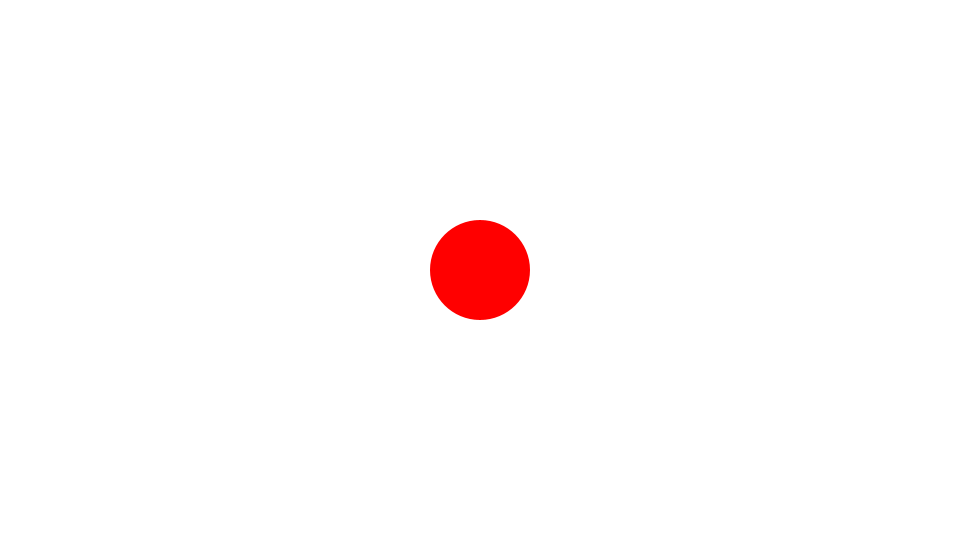
Frame 1 (no input)
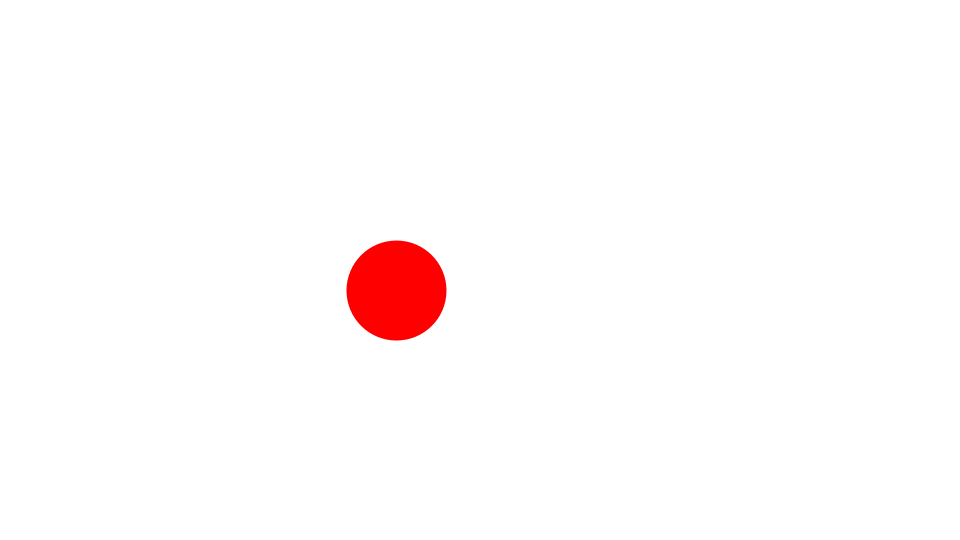
Frame 60 (the mouse pressed at the canvas centre just before this capture)
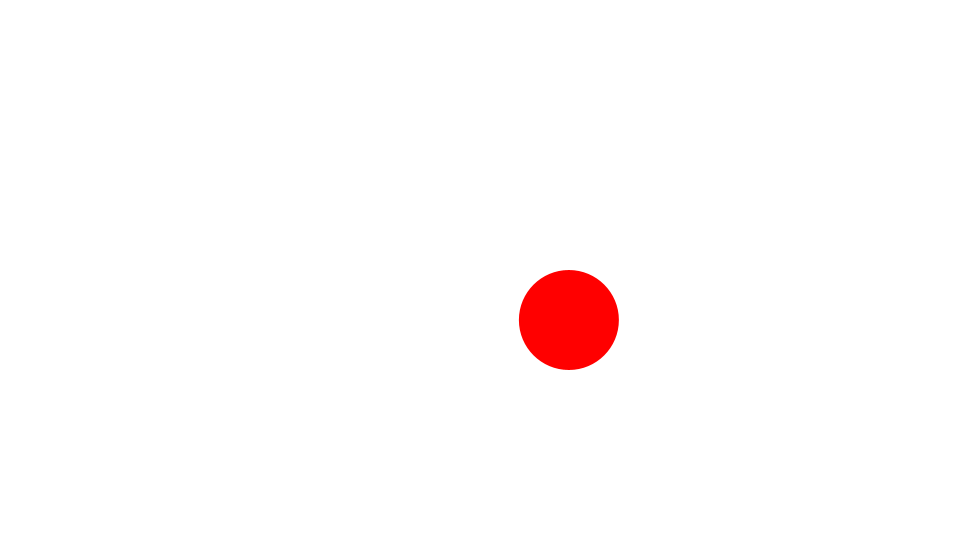
Frame 120 (the mouse held since frame 60 and released just before this capture)

The Processing sketch that drew these frames (run headless with seeded random() and noise(); from frame 60 on, the mouse is pressed at the canvas centre):

// Processing sketch: Random
// ── Random.pde
Ball ball;
float centerX, centerY;
float angleX = 0;
float angleY = 0;
float range = 100;
float xspeed = 0.07;
float yspeed = 0.11;

void setup() {
  size(960, 540);
  frameRate(30);
  initialize();
}

void initialize() {
  smooth();
  noStroke();
  ball = new Ball();
  centerX = width/2;
  centerY = height/2;
  ball.x = centerX;
  ball.y = centerY;
  ball.radius = 50;
  ball.setFillColor(color(255, 0, 0));
}

void draw() {
  background(255);

  ball.x = centerX + sin(angleX) * range;
  ball.y = centerY + sin(angleY) * range;
  ball.update();
  angleX += xspeed;
  angleY += yspeed;
}

////////////////////////////////

class Ball extends Sprite {
  float radius;
  
  Ball(){
    super();
  }
  
  void draw(){ 
    ellipse(0, 0, radius*2, radius*2);
  }
}

////////////////////////////////

class Sprite {
  float x, y;
  float scaleX, scaleY;
  float width, height;
  float rotation;
  boolean visible;
  color strokeColor;
  color fillColor;
  Boolean isStroke;
  Boolean isFill;
  
  Sprite() {
    x = 0.0;
    y = 0.0;
    scaleX = 1.0;
    scaleY = 1.0;
    rotation = 0.0;
    strokeColor = color(0);
    fillColor = color(0);
    isStroke = false;
    isFill = false;
    visible = true;
  }
  
  void update() {
    if(! visible) return;
    pushMatrix();
    translate(x, y);
    scale(scaleX, scaleY);
    rotate(rotation * PI / 180.0);
    if(isStroke) stroke(strokeColor);
    if(isFill) fill(fillColor);
    draw();
    popMatrix();
  }
  
  void setStrokeColor(color strokeColor) {
    this.strokeColor = strokeColor;
    isStroke = true;
  }
  
  void setFillColor(color fillColor) {
    this.fillColor = fillColor;
    isFill = true;
  }
  
  void draw() {}
}
